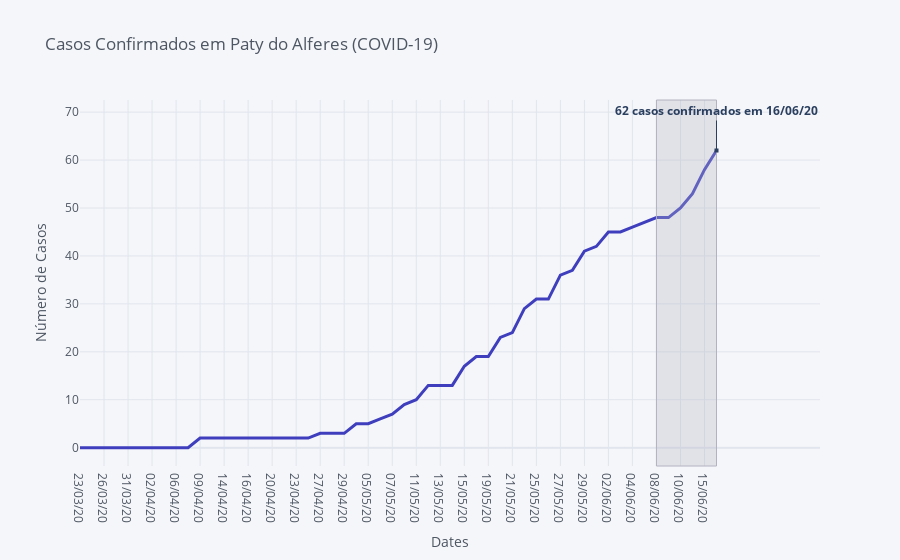

Here is the notebook cell this chart was saved with:
### Code cell
data2 = data.set_index('Data')

fig = data2[['Confirmados']].iplot(asFigure=True, kind='scatter',
               xTitle='Dates',
               yTitle='Número de Casos',
               title='Casos Confirmados em Paty do Alferes (COVID-19)',                                
               vspan={'x0':'08/06/20','x1':data2.iloc[-1].name,
               'color':'rgba(0,0,100,0.3)','fill':True,'opacity':.3})

fig.update_layout(
    showlegend=False,
    annotations=[
        dict(
            x=data2.iloc[-1].name,
            y=data2['Confirmados'].iloc[-1],
            xref="x",
            yref="y",
            text="<b>" + str(data2['Confirmados'].iloc[-1]) + " casos confirmados em " + str(data2.iloc[-1].name) + "<b>",
            showarrow=True,
            arrowhead=7,
            ax=0,
            ay=-40
        )
    ]
)


fig['data'][0]['line'] = {
    'color': 'rgba(63, 63, 190, 1.0)', 'dash': 'solid', 'shape': 'linear', 'width': 3.0
}

iplot(fig)

### Figure 1 — Plotly figure (JSON) as saved in the notebook; plotly's stock layout.template omitted (floating-point values rounded to 4 significant figures)
{"data": [{"line": {"color": "rgba(63, 63, 190, 1.0)", "dash": "solid", "shape": "linear", "width": 3}, "mode": "lines", "name": "Confirmados", "text": "", "type": "scatter", "x": ["23/03/20", "25/03/20", "26/03/20", "27/03/20", "31/03/20", "01/04/20", "02/04/20", "03/04/20", "06/04/20", "08/04/20", "09/04/20", "13/04/20", "14/04/20", "15/04/20", "16/04/20", "17/04/20", "20/04/20", "22/04/20", "23/04/20", "24/04/20", "27/04/20", "28/04/20", "29/04/20", "04/05/20", "05/05/20", "06/05/20", "07/05/20", "08/05/20", "11/05/20", "12/05/20", "13/05/20", "14/05/20", "15/05/20", "18/05/20", "19/05/20", "20/05/20", "21/05/20", "22/05/20", "25/05/20", "26/05/20", "27/05/20", "28/05/20", "29/05/20", "01/06/20", "02/06/20", "03/06/20", "04/06/20", "05/06/20", "08/06/20", "09/06/20", "10/06/20", "12/06/20", "15/06/20", "16/06/20"], "y": [0, 0, 0, 0, 0, 0, 0, 0, 0, 0, 2, 2, 2, 2, 2, 2, 2, 2, 2, 2, 3, 3, 3, 5, 5, 6, 7, 9, 10, 13, 13, 13, 17, 19, 19, 23, 24, 29, 31, 31, 36, 37, 41, 42, 45, 45, 46, 47, 48, 48, 50, 53, 58, 62]}], "layout": {"annotations": [{"arrowhead": 7, "ax": 0, "ay": -40, "showarrow": true, "text": "<b>62 casos confirmados em 16/06/20<b>", "x": "16/06/20", "xref": "x", "y": 62, "yref": "y"}], "legend": {"bgcolor": "#F5F6F9", "font": {"color": "#4D5663"}}, "paper_bgcolor": "#F5F6F9", "plot_bgcolor": "#F5F6F9", "shapes": [{"fillcolor": "rgba(178, 178, 193, 0.3)", "line": {"color": "#B2B2C1", "dash": "solid", "width": 1}, "type": "rect", "x0": "08/06/20", "x1": "16/06/20", "xref": "x", "y0": 0, "y1": 1, "yref": "paper"}], "showlegend": false, "title": {"font": {"color": "#4D5663"}, "text": "Casos Confirmados em Paty do Alferes (COVID-19)"}, "xaxis": {"gridcolor": "#E1E5ED", "showgrid": true, "tickfont": {"color": "#4D5663"}, "title": {"font": {"color": "#4D5663"}, "text": "Dates"}, "zerolinecolor": "#E1E5ED"}, "yaxis": {"gridcolor": "#E1E5ED", "showgrid": true, "tickfont": {"color": "#4D5663"}, "title": {"font": {"color": "#4D5663"}, "text": "Número de Casos"}, "zerolinecolor": "#E1E5ED"}}}
